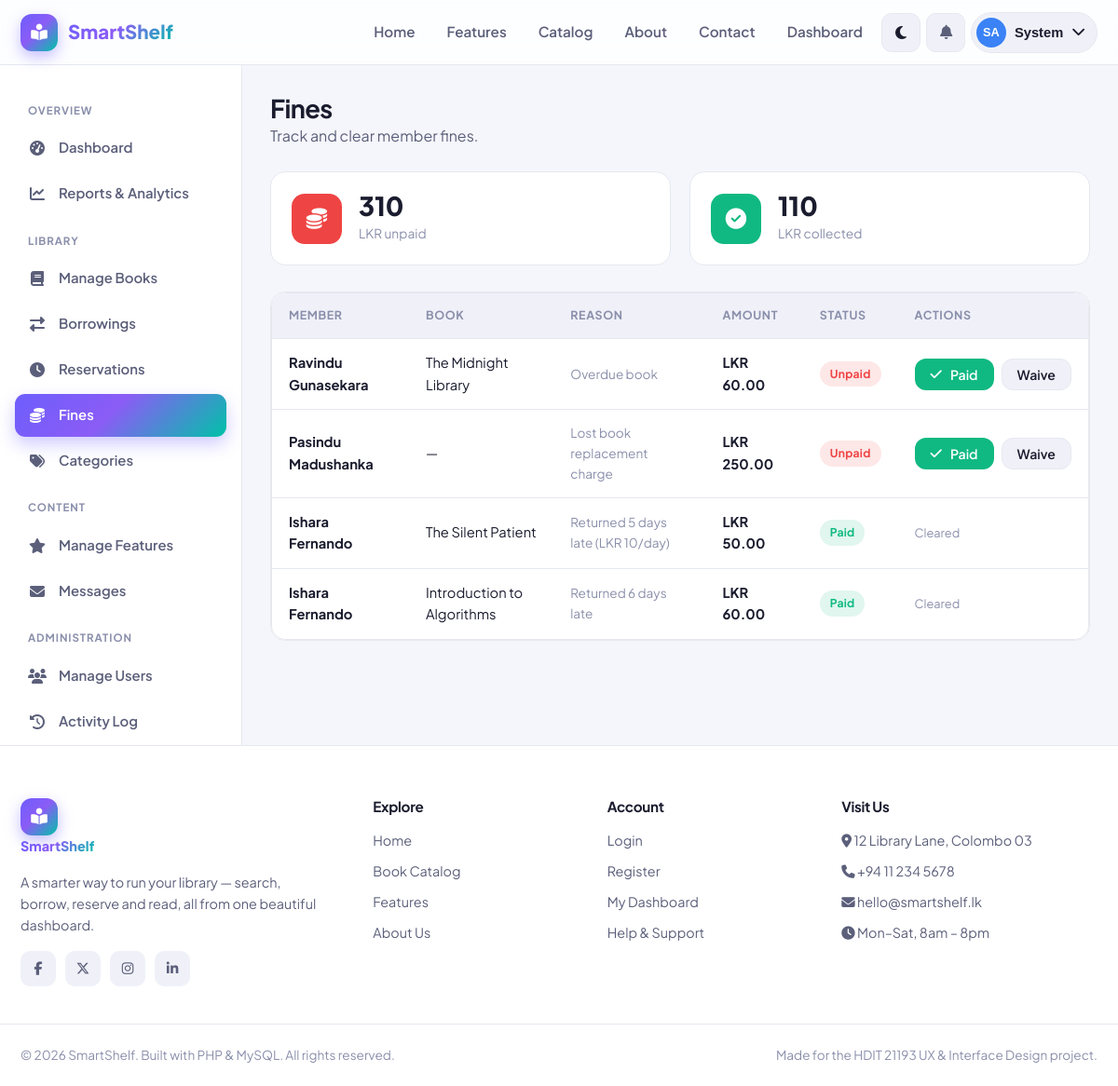
The page /manage_fines.php (signed in) on the database its author committed.
### tables this page shows
CREATE TABLE `fines` (
  `fine_id`    INT(11) NOT NULL AUTO_INCREMENT,
  `user_id`    INT(11) NOT NULL,
  `borrow_id`  INT(11) DEFAULT NULL,
  `amount`     DECIMAL(8,2) NOT NULL DEFAULT 0.00,
  `reason`     VARCHAR(255) DEFAULT NULL,
  `status`     ENUM('unpaid','paid') NOT NULL DEFAULT 'unpaid',
  `created_at` TIMESTAMP NOT NULL DEFAULT CURRENT_TIMESTAMP,
  PRIMARY KEY (`fine_id`),
  KEY `user_id` (`user_id`),
  CONSTRAINT `fk_fine_user` FOREIGN KEY (`user_id`) REFERENCES `users` (`user_id`) ON DELETE CASCADE
);

CREATE TABLE `users` (
  `user_id`     INT(11) NOT NULL AUTO_INCREMENT,
  `fullname`    VARCHAR(120) NOT NULL,
  `email`       VARCHAR(150) NOT NULL,
  `password`    VARCHAR(255) NOT NULL,
  `role`        ENUM('admin','librarian','member') NOT NULL DEFAULT 'member',
  `phone`       VARCHAR(20) DEFAULT NULL,
  `address`     VARCHAR(255) DEFAULT NULL,
  `avatar`      VARCHAR(255) DEFAULT NULL,
  `status`      ENUM('active','suspended') NOT NULL DEFAULT 'active',
  `created_at`  TIMESTAMP NOT NULL DEFAULT CURRENT_TIMESTAMP,
  PRIMARY KEY (`user_id`),
  UNIQUE KEY `email` (`email`)
);

CREATE TABLE `books` (
  `book_id`          INT(11) NOT NULL AUTO_INCREMENT,
  `title`            VARCHAR(200) NOT NULL,
  `author`           VARCHAR(150) NOT NULL,
  `isbn`             VARCHAR(20) DEFAULT NULL,
  `category_id`      INT(11) DEFAULT NULL,
  `description`      TEXT DEFAULT NULL,
  `publisher`        VARCHAR(150) DEFAULT NULL,
  `publish_year`     INT(4) DEFAULT NULL,
  `total_copies`     INT(11) NOT NULL DEFAULT 1,
  `available_copies` INT(11) NOT NULL DEFAULT 1,
  `shelf_location`   VARCHAR(50) DEFAULT NULL,
  `cover_image`      VARCHAR(255) DEFAULT NULL,
  `ebook_file`       VARCHAR(255) DEFAULT NULL,
  `rating`           DECIMAL(2,1) NOT NULL DEFAULT 0.0,
  `views`            INT(11) NOT NULL DEFAULT 0,
  `borrow_count`     INT(11) NOT NULL DEFAULT 0,
  `created_at`       TIMESTAMP NOT NULL DEFAULT CURRENT_TIMESTAMP,
  PRIMARY KEY (`book_id`),
  KEY `category_id` (`category_id`),
  CONSTRAINT `fk_books_category` FOREIGN KEY (`category_id`)
    REFERENCES `categories` (`category_id`) ON DELETE SET NULL
);

### functions.php (called while the page is built, shortened)
<?php
require_once __DIR__ . '/config.php';
function e($value)
{
    return htmlspecialchars($value ?? '', ENT_QUOTES, 'UTF-8');
}
function db_select($sql, $types = '', $params = [])
{
    global $conn;
    $stmt = $conn->prepare($sql);
    if ($types) {
        $stmt->bind_param($types, ...$params);
    }
    $stmt->execute();
    $result = $stmt->get_result();
    $rows = $result ? $result->fetch_all(MYSQLI_ASSOC) : [];
    return $rows;
}
function db_select_one($sql, $types = '', $params = [])
{
    $rows = db_select($sql, $types, $params);
    return $rows[0] ?? null;
}
function db_scalar($sql, $types = '', $params = [])
{
    $row = db_select_one($sql, $types, $params);
    return $row ? array_values($row)[0] : 0;
}
function money($amount)
{
    return CURRENCY . ' ' . number_format((float) $amount, 2);
}

### manage_fines.php (the view, shortened to what this page needs)
<?php
require_once __DIR__ . '/../includes/functions.php';
$fines = db_select(
    "SELECT f.*, u.fullname, b.title FROM fines f
     JOIN users u ON u.user_id=f.user_id
     LEFT JOIN borrowings br ON br.borrow_id=f.borrow_id
     LEFT JOIN books b ON b.book_id=br.book_id
     ORDER BY FIELD(f.status,'unpaid','paid'), f.created_at DESC"
);
$totalUnpaid = (float) db_scalar("SELECT COALESCE(SUM(amount),0) FROM fines WHERE status='unpaid'");
$totalPaid   = (float) db_scalar("SELECT COALESCE(SUM(amount),0) FROM fines WHERE status='paid'");
require_once __DIR__ . '/../includes/header.php';
?>
<div class="dash">
    <?php require_once __DIR__ . '/../includes/admin_sidebar.php'; ?>
    <div class="dash-main">
        <div class="dash-header"><div><h1>Fines</h1><p class="text-soft">Track and clear member fines.</p></div></div>
        <div class="stat-grid">
            <div class="stat-card"><div class="stat-ico" style="background:var(--red)"><i class="fa-solid fa-coins"></i></div><div><div class="num"><?= number_format($totalUnpaid) ?></div><div class="lbl"><?= CURRENCY ?> unpaid</div></div></div>
            <div class="stat-card"><div class="stat-ico" style="background:var(--green)"><i class="fa-solid fa-circle-check"></i></div><div><div class="num"><?= number_format($totalPaid) ?></div><div class="lbl"><?= CURRENCY ?> collected</div></div></div>
        </div>
        <div class="panel">
            <div class="table-wrap">
                <table class="data">
                    <thead><tr><th>Member</th><th>Book</th><th>Reason</th><th>Amount</th><th>Status</th><th>Actions</th></tr></thead>
                    <tbody>
                    <?php foreach ($fines as $f): ?>
                        <tr>
                            <td><strong><?= e($f['fullname']) ?></strong></td>
                            <td><?= e($f['title'] ?? '—') ?></td>
                            <td class="text-mute" style="font-size:.85rem"><?= e($f['reason']) ?></td>
                            <td><strong><?= money($f['amount']) ?></strong></td>
                            <td><span class="badge <?= $f['status']==='unpaid'?'badge-red':'badge-green' ?>"><?= e(ucfirst($f['status'])) ?></span></td>
                            <td>
                                <?php if ($f['status']==='unpaid'): ?>
                                    <div class="table-actions">
                                        <form method="post" style="margin:0"><?= csrf_field() ?>
                                            <button class="btn btn-success btn-sm"><i class="fa-solid fa-check"></i> Paid</button>
                                        </form>
                                        <form method="post" style="margin:0"><?= csrf_field() ?>
                                            <button class="btn btn-ghost btn-sm" data-confirm="Waive this fine?">Waive</button>
                                        </form>
                                    </div>
                                <?php else: ?><span class="text-mute" style="font-size:.8rem">Cleared</span><?php endif; ?>
                            </td>
                        </tr>
                    <?php endforeach; ?>
                    </tbody>
                </table>
            </div>
        </div>
    </div>
</div>
<?php require_once __DIR__ . '/../includes/footer.php'; ?>

### style.css (style rules this page uses)
:root { --brand: #6d5efc; --brand-2: #00c2a8; --brand-grad: linear-gradient(135deg, #6d5efc 0%, #8b5cf6 45%, #00c2a8 100%); --brand-soft: rgba(109, 94, 252, 0.12); --bg: #f5f6fb; --surface: #ffffff; --surface-2: #f0f1f8; --border: #e6e8f0; --text: #1a1c2e; --text-soft: #5b5f7a; --text-mute: #8a8fab; --green: #10b981; --green-soft: rgba(16, 185, 129, 0.13); --amber: #f59e0b; --amber-soft: rgba(245, 158, 11, 0.14); --red: #ef4444; --red-soft: rgba(239, 68, 68, 0.13); --blue: #3b82f6; --blue-soft: rgba(59, 130, 246, 0.13); --radius: 16px; --radius-sm: 10px; --radius-lg: 24px; --shadow-sm: 0 1px 2px rgba(20, 22, 50, 0.06), 0 2px 8px rgba(20, 22, 50, 0.04); --shadow: 0 4px 14px rgba(20, 22, 50, 0.08); --shadow-lg: 0 18px 48px rgba(20, 22, 50, 0.16); --nav-h: 70px; --maxw: 1200px; --font: 'Plus Jakarta Sans', 'Inter', system-ui, sans-serif; --transition: 0.25s cubic-bezier(0.4, 0, 0.2, 1); }
*, *::before, *::after { box-sizing: border-box; margin: 0; padding: 0; }
html { scroll-behavior: smooth; }
body { font-family: var(--font); background: var(--bg); color: var(--text); line-height: 1.6; -webkit-font-smoothing: antialiased; transition: background var(--transition), color var(--transition); min-height: 100vh; display: flex; flex-direction: column; }
h1, h2, h3, h4 { line-height: 1.2; font-weight: 700; letter-spacing: -0.02em; }
.btn { display: inline-flex; align-items: center; justify-content: center; gap: 9px; padding: 12px 22px; border-radius: 12px; font-family: var(--font); font-weight: 600; font-size: 0.95rem; cursor: pointer; border: 1px solid transparent; transition: var(--transition); white-space: nowrap; line-height: 1; }
.btn-sm { padding: 9px 16px; font-size: 0.88rem; }
.btn-ghost { background: var(--surface-2); color: var(--text); border-color: var(--border); }
.btn-success { background: var(--green); color: #fff; }
.badge { display: inline-flex; align-items: center; gap: 5px; padding: 4px 11px; border-radius: 999px; font-size: 0.76rem; font-weight: 700; letter-spacing: 0.02em; }
.badge-green { background: var(--green-soft); color: var(--green); }
.badge-red { background: var(--red-soft); color: var(--red); }
.table-wrap { overflow-x: auto; border-radius: var(--radius); border: 1px solid var(--border); }
table.data { width: 100%; border-collapse: collapse; background: var(--surface); min-width: 640px; }
table.data th { text-align: left; padding: 14px 18px; font-size: 0.78rem; text-transform: uppercase; letter-spacing: 0.05em; color: var(--text-mute); background: var(--surface-2); font-weight: 700; border-bottom: 1px solid var(--border); }
table.data td { padding: 14px 18px; border-bottom: 1px solid var(--border); font-size: 0.92rem; vertical-align: middle; }
table.data tr:last-child td { border-bottom: none; }
table.data tbody tr { transition: var(--transition); }
.table-actions { display: flex; gap: 8px; }
.dash { display: grid; grid-template-columns: 260px 1fr; min-height: calc(100vh - var(--nav-h)); }
.dash-main { padding: 30px; overflow-x: hidden; }
.dash-header { display: flex; align-items: center; justify-content: space-between; flex-wrap: wrap; gap: 16px; margin-bottom: 26px; }
.dash-header h1 { font-size: 1.7rem; }
.dash-header p { color: var(--text-soft); }
.stat-grid { display: grid; grid-template-columns: repeat(auto-fit, minmax(210px, 1fr)); gap: 20px; margin-bottom: 28px; }
.stat-card { background: var(--surface); border: 1px solid var(--border); border-radius: var(--radius); padding: 22px; display: flex; align-items: center; gap: 18px; transition: var(--transition); }
.stat-ico { width: 54px; height: 54px; border-radius: 14px; display: grid; place-items: center; font-size: 1.4rem; color: #fff; flex-shrink: 0; }
.stat-card .num { font-size: 1.75rem; font-weight: 800; line-height: 1; }
.stat-card .lbl { color: var(--text-mute); font-size: 0.86rem; margin-top: 5px; }
.panel { background: var(--surface); border: 1px solid var(--border); border-radius: var(--radius); margin-bottom: 24px; }
.text-soft { color: var(--text-soft); }
.text-mute { color: var(--text-mute); }

### rows shown on the page
fines: user.fullname "Ravindu Gunasekara", books.title "The Midnight Library", reason "Overdue book", amount "LKR 60.00", status "Unpaid"
fines: user.fullname "Pasindu Madushanka", title "—", reason "Lost book replacement charge", amount "LKR 250.00", status "Unpaid"
fines: user.fullname "Ishara Fernando", books.title "The Silent Patient", reason "Returned 5 days late (LKR 10/day)", amount "LKR 50.00", status "Paid", shows "Cleared"
fines: user.fullname "Ishara Fernando", books.title "Introduction to Algorithms", reason "Returned 6 days late", amount "LKR 60.00", status "Paid", shows "Cleared"

### other values the page prints
SITE_NAME "SmartShelf"
initials($_SESSION['fullname']) "SA"
explode(' ', $_SESSION['fullname'])[0] "System"
$totalUnpaid "310"
CURRENCY "LKR"
$totalPaid "110"
